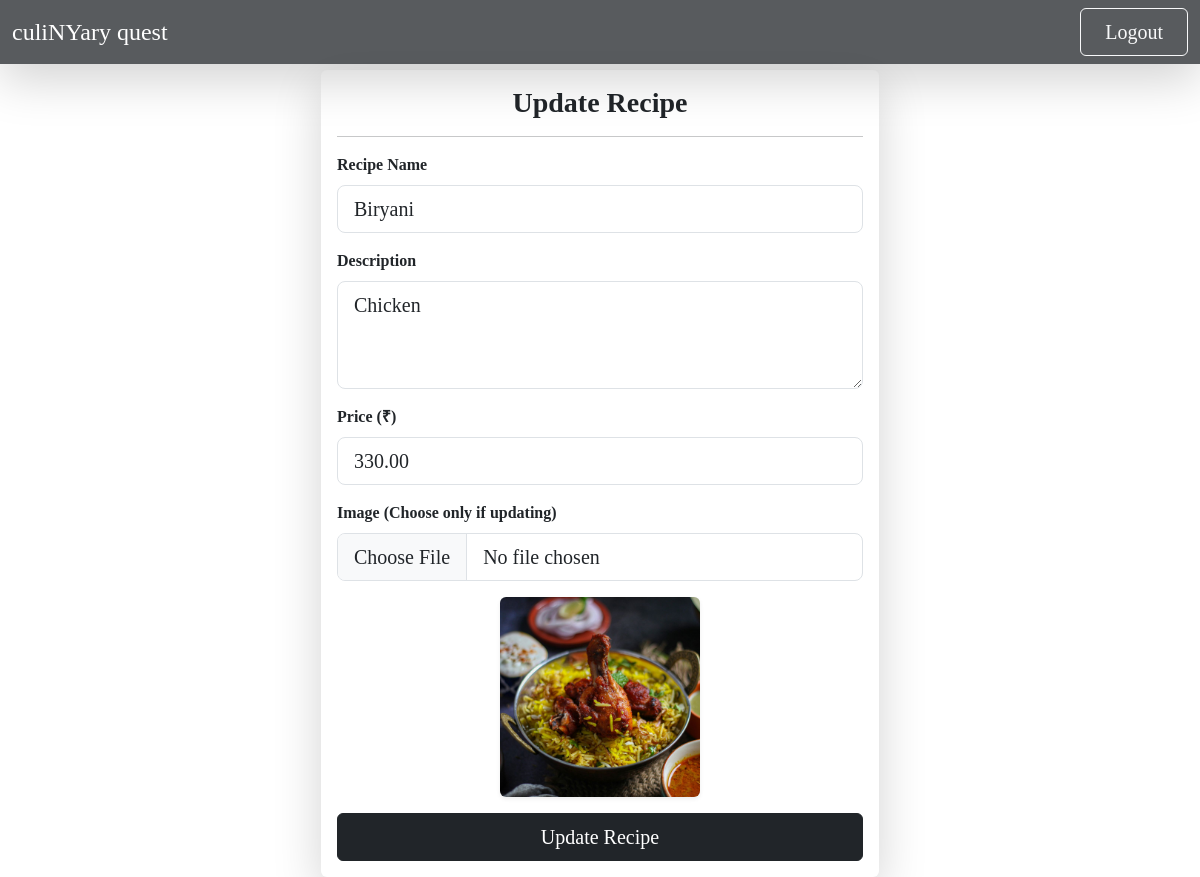
The page /update-receipe/39/ (signed in) on the database its author committed.
### vege/models.py (models this page shows, shortened)
class Recepie(models.Model):
    user = models.ForeignKey(User, on_delete=models.SET_NULL, null=True, blank=True)
    receipe_name = models.CharField(max_length=100)
    receipe_description = models.TextField()
    receipe_image = models.ImageField(upload_to="receipes/", null=True, blank=True)
    receipe_price = models.DecimalField(max_digits=6, decimal_places=2, null=True, blank=True)  # New Field

### vege/views.py (the view, shortened to what this page needs)
# urls.py: path('update-receipe/<int:id>/', update_receipe, name="update_receipe"),
@login_required
def update_receipe(request, id):
    receipe = Recepie.objects.get(id=id)
    return render(request, "update_receipes.html", {"receipes": receipe})

### vege/templates/update_receipes.html (shortened to what this page needs)
{% extends "base.html" %}
{% block start %}
<div class="container mt-5">
  <div class="col-lg-6 col-md-8 col-sm-12 mx-auto">
    <div class="card card-3d shadow-lg border-0">
      <div class="card-body">
        <h3 class="card-title text-center fw-bold">Update Recipe</h3>
        <hr>
        <form method="post" enctype="multipart/form-data" class="needs-validation" novalidate>
          <div class="mb-3">
            <label for="receipe_name" class="form-label">Recipe Name</label>
            <input name="receipe_name" value="{{ receipes.receipe_name }}" required type="text"
              class="form-control form-control-lg" id="receipe_name" placeholder="e.g. Butter Chicken">
          </div>
          <div class="mb-3">
            <label for="receipe_description" class="form-label">Description</label>
            <textarea class="form-control form-control-lg" name="receipe_description" required id="receipe_description"
              placeholder="Write a short description..." rows="3">{{ receipes.receipe_description }}</textarea>
          </div>
          <div class="mb-3">
            <label for="receipe_price" class="form-label">Price (₹)</label>
            <input name="receipe_price" value="{{ receipes.receipe_price }}" required type="number" step="0.01"
              class="form-control form-control-lg" id="receipe_price" placeholder="e.g. 199.99">
          </div>
          <div class="mb-3">
            <label for="receipe_image" class="form-label">Image (Choose only if updating)</label>
            <input name="receipe_image" type="file" class="form-control form-control-lg" id="receipe_image">
          </div>
          {% if receipes.receipe_image %}
          <div class="text-center mb-3">
            <img src="{{ receipes.receipe_image.url }}" class="img-fluid rounded shadow-sm"
              style="max-height: 200px; max-width: 250px;" alt="Current Image">
          </div>
          {% endif %}
          <button type="submit" class="btn btn-dark w-100 py-2 fs-5 btn-animated">Update Recipe</button>
        </form>
      </div>
    </div>
  </div>
</div>
{% endblock %}

### home/templates/base.html (style rules this page uses)
body { margin-top:70px; }

### vege/templates/update_receipes.html (style rules this page uses)
body { font-family: 'Times New Roman', Times, serif; }
.card-3d { transition: transform 0.3s ease, box-shadow 0.3s ease; }
.btn-animated { transition: all 0.3s ease; }
.form-label { font-weight: 600; }

### rows shown on the page
Recepie: receipe_name "Biryani", receipe_description "Chicken", receipe_price "330.00", receipe_image (picture)
